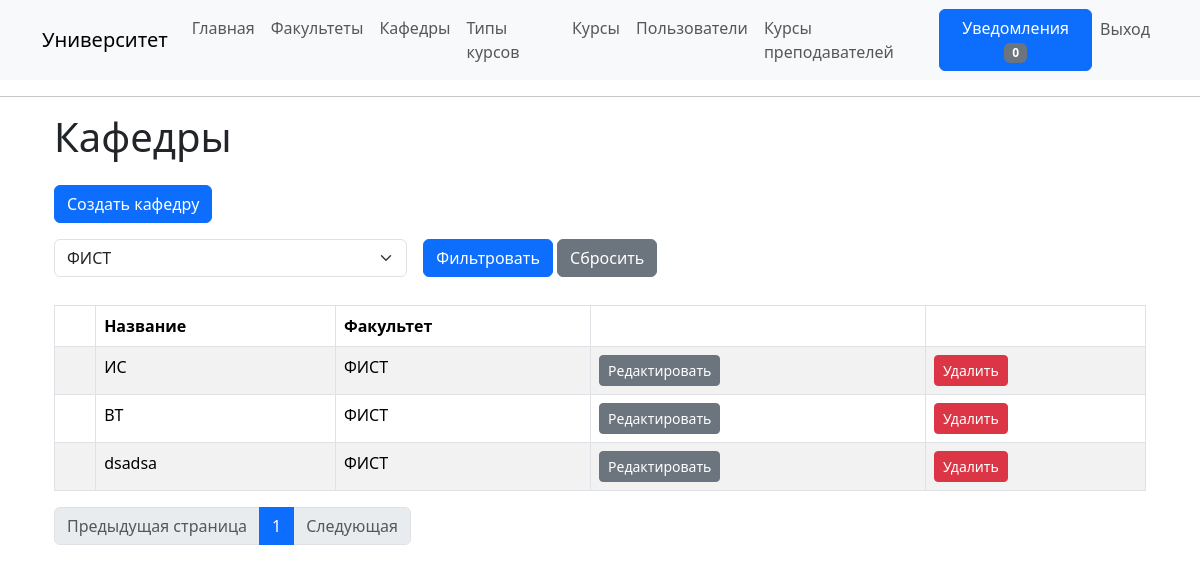
Screenshot of /departments (signed in) with the database file from the repository.
### app/models/department.py (models this page shows, shortened)
class Department(db.Model):
    id: so.Mapped[int] = so.mapped_column(primary_key=True)
    name: so.Mapped[str] = so.mapped_column(
        sa.String(128), index=True, unique=True)
    faculty_id: so.Mapped[int] = so.mapped_column(
        sa.ForeignKey('faculty.id', ondelete='CASCADE'), index=True)
    faculty: so.Mapped['Faculty'] = so.relationship(
        back_populates='departments')
    teachers: so.WriteOnlyMapped['User'] = so.relationship(
        secondary=teachers_departments, primaryjoin=(teachers_departments.c.department_id == id), back_populates='departments', passive_deletes=True)

### app/models/faculty.py (models this page shows, shortened)
class Faculty(db.Model):
    id: so.Mapped[int] = so.mapped_column(primary_key=True)
    name: so.Mapped[str] = so.mapped_column(
        sa.String(128), index=True, unique=True)
    departments: so.WriteOnlyMapped['Department'] = so.relationship(
        back_populates='faculty', passive_deletes=True)

### app/routes/department_routes.py (the view)
@app.route('/departments')
@login_required
@required_role(role=user.ADMIN)
def departments():
    page = request.args.get('page', 1, type=int)
    faculty = request.args.get('faculty_id', None, type=int)
    if faculty is not None:
        faculty = [faculty]
    departments = department_service.get_all_paginated(page, faculty)
    faculties = faculty_service.get_all()
    return render_template('departments/departments.html', title='Кафедры', departments=departments, faculties=faculties)

### app/routes/__init__.py (called while the page is built)
@login.user_loader
def load_user(id):
  return user_service.get_by_id(id)

### app/services/department_service.py (called while the page is built)
def get_all_paginated(page: int, faculties=None, search_request=None):
    try:
        query = sa.select(Department)
        conditions = []
        if faculties is not None:
            conditions.append(Department.faculty_id.in_(faculties))
        if search_request is not None:
            conditions.append(Department.name.ilike(f'%{search_request}%'))
        app.logger.info(f"условия {conditions}")
        if conditions:
            query = query.where(sa.and_(*conditions))
        query = query.order_by(Department.faculty_id)
        return db.paginate(query, page=page, per_page=app.config['DEPARTMENTS_PER_PAGE'], error_out=False)
    except Exception as e:
        db.session.rollback()
        app.logger.error(e)
        raise Exception('Неизвестная ошибка')

### app/services/faculty_service.py (called while the page is built)
def get_all():
    try:
        return db.session.execute(sa.select(Faculty).order_by(Faculty.name)).scalars().all()
    except Exception as e:
        db.session.rollback()
        app.logger.error(e)
        raise Exception('Неизвестная ошибка')

### app/services/user_service.py (called while the page is built)
def get_by_id(id: int):
    try:
        res = db.session.get(User, id)
        if res is None:
            raise ValueError(f'Пользователь с id = {id} не существует')
        return res
    except ValueError as e:
        db.session.rollback()
        app.logger.error(e)
        raise
    except Exception as e:
        db.session.rollback()
        app.logger.error(e)
        raise Exception('Неизвестная ошибка')

### app/templates/departments/departments.html (shortened to what this page needs)
{% extends "base.html" %}
{% block content %}
    <div class="container">
        <h1>Кафедры</h1>
        <a class="btn btn-primary my-3" href="{{ url_for('create_department') }}" role="button">
            Создать кафедру
        </a>
        <br>
        <form method="get" action="{{ url_for('departments') }}" class="mb-1">
            <div class="row g-3">
                <div class="col-md-4">
                    <select name = 'faculty_id' class="form-select">
                        {% for faculty in faculties %}
                            {% if faculty.id|string == request.args.get('faculty_id') %}
                                <option value="{{ faculty.id }}" selected> {{faculty.name}} </option>
                            {% else %}
                                <option value="{{ faculty.id }}"> {{faculty.name}} </option>
                            {% endif %}
                        {% endfor %}
                    </select>
                </div>
                <div class="col-md-4">
                    <button type="submit" class="btn btn-primary">Фильтровать</button>
                    <a href="{{ url_for('departments') }}" class="btn btn-secondary">Сбросить</a>
                </div>
            </div>
        </form>
        <br>
        <table id="departments-table" class="table table-striped table-bordered" style="width:100%">
            <thead>
                <tr>
                    <th> </th>
                    <th> Название </th>
                    <th> Факультет </th>
                    <th></th>
                    <th></th>
                </tr>
            </thead>
            <tbody>
                {% for department in departments.items %}
                    <tr id="department{{ department.id }}">
                        <td></td>
                        <td>{{department.name}}</td>
                        <td>{{department.faculty.name}}</td>
                        <td>
                            <a class="btn btn-sm btn-secondary" href="{{ url_for('edit_department', department_id=department.id) }}" role="button">Редактировать</a>
                        </td>
                        <td>
                            <button class="btn btn-danger btn-sm delete-btn"
                                    data-item-id="{{ department.id }}">
                                Удалить
                            </button>
                        </td>
                    </tr>
                {% endfor %}
            </tbody>
        </table>
        <ul class="pagination">
            {% if departments.has_prev %}
             <li class="page-item"><a class="page-link" href="{{ url_for('departments', page=departments.prev_num, faculty_id=request.args.get('faculty_id')) }}">Предыдущая страница</a></li>
            {% else %}
             <li class="page-item disabled"><span class="page-link">Предыдущая страница</span>
            {% endif %}
             </li>
            {% for page in departments.iter_pages(left_edge=2, right_edge=2, left_current=1, right_current=1) %}
            {% if page == departments.page %}
             <li class="page-item active"><a class="page-link" href="{{ url_for('departments', page=page, faculty_id=request.args.get('faculty_id')) }}">{{ page }}</a></li>
            {% elif page %}
             <li class="page-item"><a class="page-link" href="{{ url_for('departments', page=page, faculty_id=request.args.get('faculty_id')) }}">{{ page }}</a></li>
            {% else %}
             <li class="page-item disabled" id="example_ellipsis"><a href="#" class="page-link">…</a></li>
            {% endif %}
            {% endfor %}
            {% if departments.has_next %}
             <li class="page-item"><a class="page-link" href="{{ url_for('departments', page=departments.next_num, faculty_id=request.args.get('faculty_id')) }}">Следующая</a></li>
            {% else %}
             <li class="page-item disabled"><span class="page-link">Следующая</span>
            {% endif %}
        </ul>
    </div>
{% endblock %}

### rows the page displays
Department: name "ИС", faculty.name "ФИСТ"
Department: name "ВТ", faculty.name "ФИСТ"
Department: name "dsadsa", faculty.name "ФИСТ"

### other values shown
{{ page }} "1"
form field faculty_id "ФИСТ"
